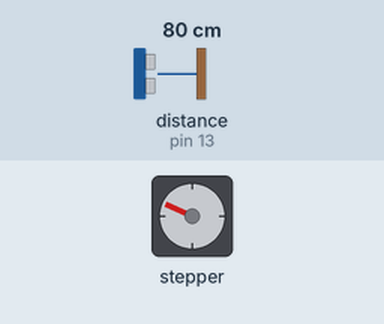
This sketch was run on a simulated Arduino Uno, built with avr-gcc and run on an emulated ATmega328P. Parts: stepper motor. The test bench sets the inputs (shaded band); at power-on: distance to the obstacle (sensor on pin 13) 80 cm. The echo pulse lasts 58.3 µs per cm; stepper angles assume 2050 steps per turn.

Above: at 1.3 s.
1.4 s: distance to the obstacle (sensor on pin 13) set to 2 cm
At 1.66 s:
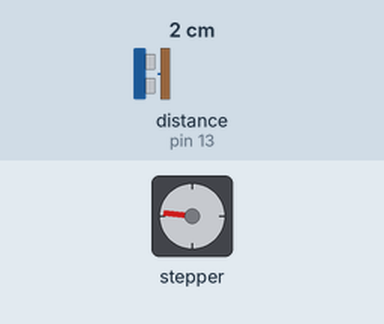
At 3.2 s:
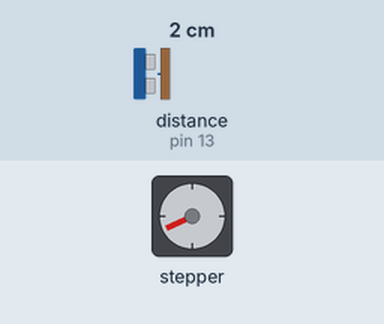
3.5 s: distance to the obstacle (sensor on pin 13) set to 57 cm
5.9 s: distance to the obstacle (sensor on pin 13) set to 61 cm
At 8.5 s:
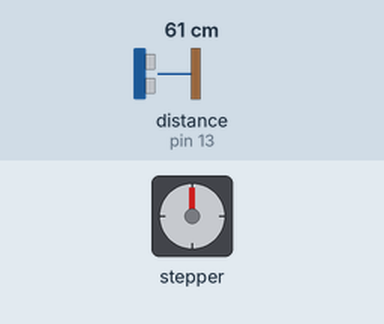
Timing chart, 0 to 10.0 s (numbered marks = the images above; inputs shaded):
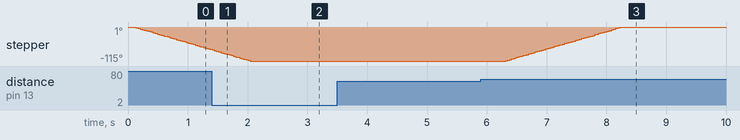

The sketch:

Control.ino
```cpp
// Include statements
#include <Stepper.h>
#include <SR04.h>
#include "SR04.h"

// Global constants
#define TRIG_PIN 13                // TRIG pin, defined by SR04.h and used by the sensor
#define ECHO_PIN 12                // ECHO pin, defined by SR04.h and used by the sensor
#define SERIAL_RATE 9600           // The rate of the COM serial connection from the Arduino to the computer
#define DELAY 16.67f               // The delay between readings in ms
#define DELAY_INIT 100             // The delay after initializing in ms
#define STEPS_PER_REVOLUTION 2050  // change this to fit the number of steps per revolution
#define GEAR_RADIUS 1.5f           // The radius of the gear
#define SERVO_RPM 10
#define MEDIAN_FILTER_WINDOW 25    // The number of medians to remember
#define FILTER_RATE 60             // The Hz at which to update the ultrasonic filter
#define LPF_BETA 0.15f             // The beta value for our low pass filter 0.05f

// Global Variables
SR04 sr04 = SR04(ECHO_PIN,TRIG_PIN); // The ultrasonic sensor object
float* sensorRecent = new float[MEDIAN_FILTER_WINDOW];
int sensorRecentIndex = 0;
float lpfMedian = 0; // The result of applying our low pass filter to our median filter.
float stepperPosition = 0;

// initialize the stepper library on pins 8 through 11:
Stepper myStepper(STEPS_PER_REVOLUTION, 8, 10, 9, 11);


// SENSOR FILTER METHODS

// O(N^2) instead of O(N*log(N)), but using a small array so it doesn't matter
void bubbleSort(float input[]) {
  //Serial.println("bubble sort");
  boolean sorted = false;
  for (int i = 0, l = sizeof(input) - 1; i < l; i++) {
    boolean swapOccured = false;
    for (int j = i + 1; j < l; j++) {
      float currentValue = input[j];
      float otherValue = input[j + 1];
      if (currentValue > otherValue) {
        input[j] = otherValue;
        input[j + 1] = currentValue;
      }
    }
  }
}

// Gets a median from the array. This implementation is O(N^2) instead of O(N) like median of medians, but the array is small it so doesn't matter.
float getMedian(float input[]) {
  //Serial.println("get median");
  int len = sizeof(input);
  float* sortedValues = new float[len];
  for (int i = 0; i < len; i++) {
    sortedValues[i] = input[i];
  }
  bubbleSort(sortedValues);
  return sortedValues[len / 2];
}

float getFilteredSensorReading(float inputValue) {
  //Serial.println("get filtered sensor reading");

  // Our median filter. Add the current value to the record of recent values, then get the median.
  sensorRecent[sensorRecentIndex] = inputValue;
  sensorRecentIndex++;
  if (sensorRecentIndex >= sizeof(sensorRecent)) {
    sensorRecentIndex = 0;
  }
  float median = getMedian(sensorRecent);

  // Implement a LPF on the median filter - protection from spikes, smooth traversal
  lpfMedian = lpfMedian + LPF_BETA * (median - lpfMedian);
}


// STEPPER METHODS

// Given a position, as measured in cm from the home position (lens fully retracted), turn the stepper a number of steps to go to that position
void stepToPosition(int targetPosition) {
  //Serial.println("step to position");

  float distance = targetPosition - stepperPosition;

  // Find the angle the from distance (s = r * theta) in radians.
  float theta = distance / GEAR_RADIUS;

  // Find the number of steps from the angle.
  int steps = -theta * STEPS_PER_REVOLUTION / (2 * 3.14158f);

  // Method is blocking. Consider limiting distance in case of sensor spike.
  if ((steps > 0 && targetPosition <= 4) || (steps < 0 && targetPosition >= 0)) {
    //Serial.println("steps");
    //Serial.println(steps);
    myStepper.step(steps);
    stepperPosition = targetPosition;
  }
}


// MAIN METHODS

// Setup
void setup() {
  for (int i = 0, l = sizeof(sensorRecent); i < l; i++) {
    sensorRecent[i] = 0;
  }
  myStepper.setSpeed(SERVO_RPM);
  Serial.begin(SERIAL_RATE);
  delay(DELAY_INIT);
}

// Main loop
void loop() {
  //Serial.println("main loop");
  float distance = sr04.Distance();
  if (distance == 0) {
    distance = 300; // cm
  }
  getFilteredSensorReading(distance);
  // Serial.println(distance);
  // Serial.println(lpfMedian);
  // replace with clipped mapping
  if (lpfMedian < 40) {
    stepToPosition(3);
  } else if (lpfMedian > 60) {
    stepToPosition(0);
  }
  delay(DELAY); // Wait some time before reporting the next reading.
}
```

Measured:
- the behaviour switches between 60 and 61 cm on distance to the obstacle (sensor on pin 13) (found by bisection; images 2 and 3)
- after the input at 1.4 s, stepper: goes on until 2.0 s, then stays -115°
- after the input at 3.5 s, every drawn part: stays the same
- after the input at 5.9 s, stepper: turns 115° clockwise in 1.9 s, starting after 0.42 s
- by itself, stepper: keeps turning counter-clockwise at about 60°/s
